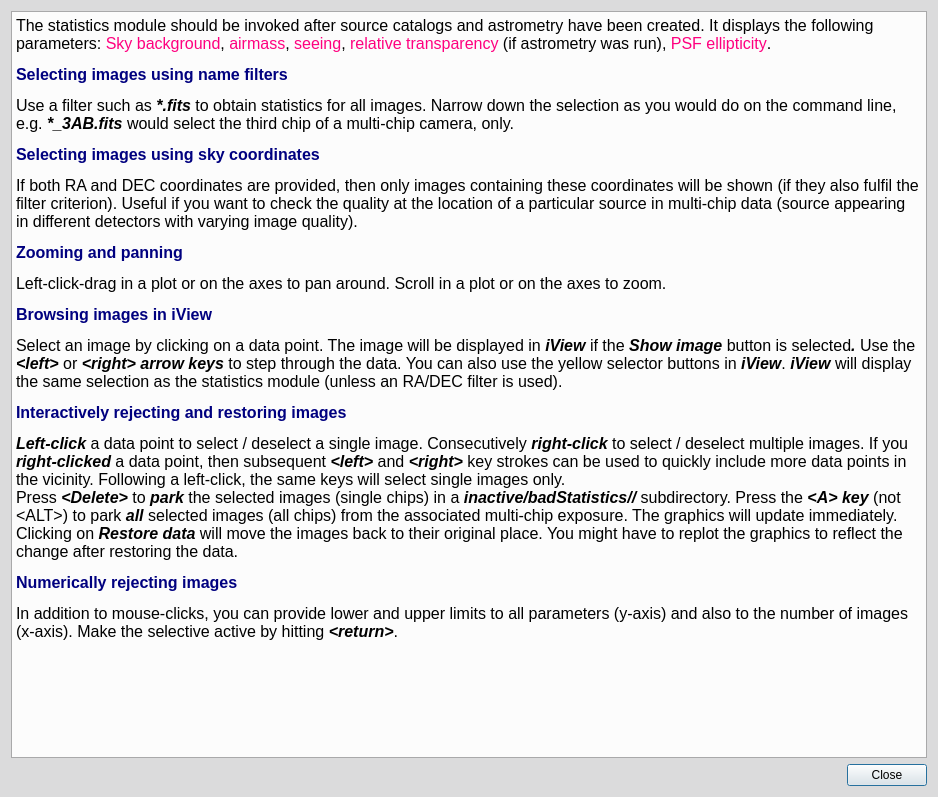
<?xml version="1.0" encoding="UTF-8"?>
<ui version="4.0">
 <class>ImstatsReadme</class>
 <widget class="QDialog" name="ImstatsReadme">
  <property name="geometry">
   <rect>
    <x>0</x>
    <y>0</y>
    <width>938</width>
    <height>797</height>
   </rect>
  </property>
  <property name="palette">
   <palette>
    <active>
     <colorrole role="Base">
      <brush brushstyle="SolidPattern">
       <color alpha="255">
        <red>252</red>
        <green>252</green>
        <blue>252</blue>
       </color>
      </brush>
     </colorrole>
     <colorrole role="Window">
      <brush brushstyle="SolidPattern">
       <color alpha="255">
        <red>219</red>
        <green>219</green>
        <blue>220</blue>
       </color>
      </brush>
     </colorrole>
    </active>
    <inactive>
     <colorrole role="Base">
      <brush brushstyle="SolidPattern">
       <color alpha="255">
        <red>252</red>
        <green>252</green>
        <blue>252</blue>
       </color>
      </brush>
     </colorrole>
     <colorrole role="Window">
      <brush brushstyle="SolidPattern">
       <color alpha="255">
        <red>219</red>
        <green>219</green>
        <blue>220</blue>
       </color>
      </brush>
     </colorrole>
    </inactive>
    <disabled>
     <colorrole role="Base">
      <brush brushstyle="SolidPattern">
       <color alpha="255">
        <red>219</red>
        <green>219</green>
        <blue>220</blue>
       </color>
      </brush>
     </colorrole>
     <colorrole role="Window">
      <brush brushstyle="SolidPattern">
       <color alpha="255">
        <red>219</red>
        <green>219</green>
        <blue>220</blue>
       </color>
      </brush>
     </colorrole>
    </disabled>
   </palette>
  </property>
  <property name="windowTitle">
   <string>Mouse and keyboard interactions in the image statistics dialog</string>
  </property>
  <property name="autoFillBackground">
   <bool>true</bool>
  </property>
  <layout class="QGridLayout" name="gridLayout">
   <item row="0" column="0" colspan="2">
    <widget class="QTextEdit" name="textEdit">
     <property name="readOnly">
      <bool>true</bool>
     </property>
     <property name="html">
      <string>&lt;!DOCTYPE HTML PUBLIC &quot;-//W3C//DTD HTML 4.0//EN&quot; &quot;http://www.w3.org/TR/REC-html40/strict.dtd&quot;&gt;
&lt;html&gt;&lt;head&gt;&lt;meta name=&quot;qrichtext&quot; content=&quot;1&quot; /&gt;&lt;style type=&quot;text/css&quot;&gt;
p, li { white-space: pre-wrap; }
&lt;/style&gt;&lt;/head&gt;&lt;body style=&quot; font-family:'Noto Sans'; font-size:10pt; font-weight:400; font-style:normal;&quot;&gt;
&lt;p style=&quot; margin-top:12px; margin-bottom:12px; margin-left:0px; margin-right:0px; -qt-block-indent:0; text-indent:0px;&quot;&gt;&lt;span style=&quot; font-size:12pt;&quot;&gt;The statistics module should be invoked after source catalogs and astrometry have been created. It displays the following parameters: &lt;/span&gt;&lt;span style=&quot; font-size:12pt; color:#ff007f;&quot;&gt;Sky background&lt;/span&gt;&lt;span style=&quot; font-size:12pt;&quot;&gt;, &lt;/span&gt;&lt;span style=&quot; font-size:12pt; color:#ff007f;&quot;&gt;airmass&lt;/span&gt;&lt;span style=&quot; font-size:12pt;&quot;&gt;, &lt;/span&gt;&lt;span style=&quot; font-size:12pt; color:#ff007f;&quot;&gt;seeing&lt;/span&gt;&lt;span style=&quot; font-size:12pt;&quot;&gt;, &lt;/span&gt;&lt;span style=&quot; font-size:12pt; color:#ff007f;&quot;&gt;relative transparency&lt;/span&gt;&lt;span style=&quot; font-size:12pt;&quot;&gt; (if astrometry was run), &lt;/span&gt;&lt;span style=&quot; font-size:12pt; color:#ff007f;&quot;&gt;PSF ellipticity&lt;/span&gt;&lt;span style=&quot; font-size:12pt;&quot;&gt;.&lt;/span&gt;&lt;/p&gt;
&lt;p style=&quot; margin-top:12px; margin-bottom:12px; margin-left:0px; margin-right:0px; -qt-block-indent:0; text-indent:0px;&quot;&gt;&lt;span style=&quot; font-size:12pt; font-weight:600; color:#00007f;&quot;&gt;Selecting images using name filters&lt;/span&gt;&lt;/p&gt;
&lt;p style=&quot; margin-top:12px; margin-bottom:12px; margin-left:0px; margin-right:0px; -qt-block-indent:0; text-indent:0px;&quot;&gt;&lt;span style=&quot; font-size:12pt;&quot;&gt;Use a filter such as &lt;/span&gt;&lt;span style=&quot; font-size:12pt; font-weight:600; font-style:italic;&quot;&gt;*.fits&lt;/span&gt;&lt;span style=&quot; font-size:12pt;&quot;&gt; to obtain statistics for all images. Narrow down the selection as you would do on the command line, e.g. &lt;/span&gt;&lt;span style=&quot; font-size:12pt; font-weight:600; font-style:italic;&quot;&gt;*_3AB.fits&lt;/span&gt;&lt;span style=&quot; font-size:12pt;&quot;&gt; would select the third chip of a multi-chip camera, only.&lt;/span&gt;&lt;/p&gt;
&lt;p style=&quot; margin-top:12px; margin-bottom:12px; margin-left:0px; margin-right:0px; -qt-block-indent:0; text-indent:0px;&quot;&gt;&lt;span style=&quot; font-size:12pt; font-weight:600; color:#00007f;&quot;&gt;Selecting images using sky coordinates&lt;/span&gt;&lt;/p&gt;
&lt;p style=&quot; margin-top:12px; margin-bottom:12px; margin-left:0px; margin-right:0px; -qt-block-indent:0; text-indent:0px;&quot;&gt;&lt;span style=&quot; font-size:12pt;&quot;&gt;If both RA and DEC coordinates are provided, then only images containing these coordinates will be shown (if they also fulfil the filter criterion). Useful if you want to check the quality at the location of a particular source in multi-chip data (source appearing in different detectors with varying image quality).&lt;/span&gt;&lt;/p&gt;
&lt;p style=&quot; margin-top:12px; margin-bottom:12px; margin-left:0px; margin-right:0px; -qt-block-indent:0; text-indent:0px;&quot;&gt;&lt;span style=&quot; font-size:12pt; font-weight:600; color:#00007f;&quot;&gt;Zooming and panning&lt;/span&gt;&lt;/p&gt;
&lt;p style=&quot; margin-top:12px; margin-bottom:12px; margin-left:0px; margin-right:0px; -qt-block-indent:0; text-indent:0px;&quot;&gt;&lt;span style=&quot; font-size:12pt;&quot;&gt;Left-click-drag in a plot or on the axes to pan around. Scroll in a plot or on the axes to zoom.  &lt;/span&gt;&lt;/p&gt;
&lt;p style=&quot; margin-top:12px; margin-bottom:12px; margin-left:0px; margin-right:0px; -qt-block-indent:0; text-indent:0px;&quot;&gt;&lt;span style=&quot; font-size:12pt; font-weight:600; color:#00007f;&quot;&gt;Browsing images in iView&lt;/span&gt;&lt;/p&gt;
&lt;p style=&quot; margin-top:12px; margin-bottom:12px; margin-left:0px; margin-right:0px; -qt-block-indent:0; text-indent:0px;&quot;&gt;&lt;span style=&quot; font-size:12pt;&quot;&gt;Select an image by clicking on a data point. The image will be displayed in &lt;/span&gt;&lt;span style=&quot; font-size:12pt; font-weight:600; font-style:italic;&quot;&gt;iView&lt;/span&gt;&lt;span style=&quot; font-size:12pt;&quot;&gt; if the &lt;/span&gt;&lt;span style=&quot; font-size:12pt; font-weight:600; font-style:italic;&quot;&gt;Show image&lt;/span&gt;&lt;span style=&quot; font-size:12pt;&quot;&gt; button is selected&lt;/span&gt;&lt;span style=&quot; font-size:12pt; font-weight:600; font-style:italic;&quot;&gt;. &lt;/span&gt;&lt;span style=&quot; font-size:12pt;&quot;&gt;Use the &lt;/span&gt;&lt;span style=&quot; font-size:12pt; font-weight:600; font-style:italic;&quot;&gt;&amp;lt;left&amp;gt; &lt;/span&gt;&lt;span style=&quot; font-size:12pt;&quot;&gt;or &lt;/span&gt;&lt;span style=&quot; font-size:12pt; font-weight:600; font-style:italic;&quot;&gt;&amp;lt;right&amp;gt; arrow keys&lt;/span&gt;&lt;span style=&quot; font-size:12pt;&quot;&gt; to step through the data. You can also use the yellow selector buttons in&lt;/span&gt;&lt;span style=&quot; font-size:12pt; font-weight:600; font-style:italic;&quot;&gt; iView&lt;/span&gt;&lt;span style=&quot; font-size:12pt;&quot;&gt;. &lt;/span&gt;&lt;span style=&quot; font-size:12pt; font-weight:600; font-style:italic;&quot;&gt;iView&lt;/span&gt;&lt;span style=&quot; font-size:12pt;&quot;&gt; will display the same selection as the statistics module (unless an RA/DEC filter is used).&lt;/span&gt;&lt;/p&gt;
&lt;p style=&quot; margin-top:12px; margin-bottom:12px; margin-left:0px; margin-right:0px; -qt-block-indent:0; text-indent:0px;&quot;&gt;&lt;span style=&quot; font-size:12pt; font-weight:600; color:#00007f;&quot;&gt;Interactively rejecting and restoring images&lt;/span&gt;&lt;/p&gt;
&lt;p style=&quot; margin-top:12px; margin-bottom:12px; margin-left:0px; margin-right:0px; -qt-block-indent:0; text-indent:0px;&quot;&gt;&lt;span style=&quot; font-size:12pt; font-weight:600; font-style:italic;&quot;&gt;Left-click &lt;/span&gt;&lt;span style=&quot; font-size:12pt;&quot;&gt;a data point to select / deselect a single image. Consecutively &lt;/span&gt;&lt;span style=&quot; font-size:12pt; font-weight:600; font-style:italic;&quot;&gt;right-click&lt;/span&gt;&lt;span style=&quot; font-size:12pt;&quot;&gt; to select / deselect multiple images. If you &lt;/span&gt;&lt;span style=&quot; font-size:12pt; font-weight:600; font-style:italic;&quot;&gt;right-clicked &lt;/span&gt;&lt;span style=&quot; font-size:12pt;&quot;&gt;a data point, then subsequent &lt;/span&gt;&lt;span style=&quot; font-size:12pt; font-weight:600; font-style:italic;&quot;&gt;&amp;lt;left&amp;gt; &lt;/span&gt;&lt;span style=&quot; font-size:12pt;&quot;&gt;and&lt;/span&gt;&lt;span style=&quot; font-size:12pt; font-weight:600; font-style:italic;&quot;&gt; &amp;lt;right&amp;gt; &lt;/span&gt;&lt;span style=&quot; font-size:12pt;&quot;&gt;key strokes can be used to quickly include more data points in the vicinity. Following a left-click, the same keys will select single images only.&lt;br /&gt;Press &lt;/span&gt;&lt;span style=&quot; font-size:12pt; font-weight:600; font-style:italic;&quot;&gt;&amp;lt;Delete&amp;gt;&lt;/span&gt;&lt;span style=&quot; font-size:12pt;&quot;&gt; to &lt;/span&gt;&lt;span style=&quot; font-size:12pt; font-weight:600; font-style:italic;&quot;&gt;park&lt;/span&gt;&lt;span style=&quot; font-size:12pt;&quot;&gt; the selected images (single chips) in a &lt;/span&gt;&lt;span style=&quot; font-size:12pt; font-weight:600; font-style:italic;&quot;&gt;inactive/badStatistics// &lt;/span&gt;&lt;span style=&quot; font-size:12pt;&quot;&gt;subdirectory. Press the &lt;/span&gt;&lt;span style=&quot; font-size:12pt; font-weight:600; font-style:italic;&quot;&gt;&amp;lt;A&amp;gt; key&lt;/span&gt;&lt;span style=&quot; font-size:12pt;&quot;&gt; (not &amp;lt;ALT&amp;gt;) to park &lt;/span&gt;&lt;span style=&quot; font-size:12pt; font-weight:600; font-style:italic;&quot;&gt;all&lt;/span&gt;&lt;span style=&quot; font-size:12pt;&quot;&gt; selected images (all chips) from the associated multi-chip exposure. The graphics will update immediately.&lt;br /&gt;Clicking on &lt;/span&gt;&lt;span style=&quot; font-size:12pt; font-weight:600; font-style:italic;&quot;&gt;Restore data&lt;/span&gt;&lt;span style=&quot; font-size:12pt;&quot;&gt; will move the images back to their original place. You might have to replot the graphics to reflect the change after restoring the data.&lt;/span&gt;&lt;/p&gt;
&lt;p style=&quot; margin-top:12px; margin-bottom:12px; margin-left:0px; margin-right:0px; -qt-block-indent:0; text-indent:0px;&quot;&gt;&lt;span style=&quot; font-size:12pt; font-weight:600; color:#00007f;&quot;&gt;Numerically rejecting images&lt;/span&gt;&lt;/p&gt;
&lt;p style=&quot; margin-top:12px; margin-bottom:12px; margin-left:0px; margin-right:0px; -qt-block-indent:0; text-indent:0px;&quot;&gt;&lt;span style=&quot; font-size:12pt;&quot;&gt;In addition to mouse-clicks, you can provide lower and upper limits to all parameters (y-axis) and also to the number of images (x-axis). Make the selective active by hitting &lt;/span&gt;&lt;span style=&quot; font-size:12pt; font-weight:600; font-style:italic;&quot;&gt;&amp;lt;return&amp;gt;&lt;/span&gt;&lt;span style=&quot; font-size:12pt;&quot;&gt;.&lt;/span&gt;&lt;/p&gt;&lt;/body&gt;&lt;/html&gt;</string>
     </property>
    </widget>
   </item>
   <item row="1" column="0">
    <spacer name="horizontalSpacer">
     <property name="orientation">
      <enum>Qt::Horizontal</enum>
     </property>
     <property name="sizeHint" stdset="0">
      <size>
       <width>832</width>
       <height>20</height>
      </size>
     </property>
    </spacer>
   </item>
   <item row="1" column="1">
    <widget class="QPushButton" name="closePushButton">
     <property name="text">
      <string>Close</string>
     </property>
    </widget>
   </item>
  </layout>
 </widget>
 <resources/>
 <connections>
  <connection>
   <sender>closePushButton</sender>
   <signal>clicked()</signal>
   <receiver>ImstatsReadme</receiver>
   <slot>close()</slot>
   <hints>
    <hint type="sourcelabel">
     <x>817</x>
     <y>756</y>
    </hint>
    <hint type="destinationlabel">
     <x>765</x>
     <y>745</y>
    </hint>
   </hints>
  </connection>
 </connections>
</ui>
